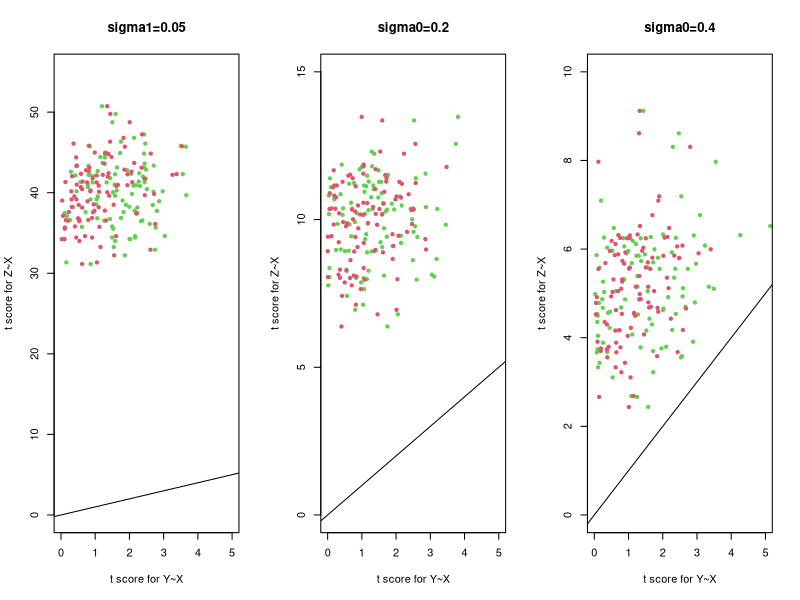

Here is the R script that generated this plot:
## ---- chunk 1
sim_factor <- function(alpha=0.2, beta1=0.4, beta2=0.3, eps1=0.2, eps2=0.4){
  res <- numeric(9L)
  names(res) <- c("beta.Z","score.Z","p.Z",
                  "beta1.x","score1.x","p1.x",
                  "beta2.x","score2.x","p2.x")
  x = rnorm(100,sd=1)
  alpha = 0.2
  beta1 = 0.3
  beta2 = 0.2
  Z = alpha*x + rnorm(100,sd=eps1)
  y1 = beta1*Z + rnorm(100,sd=eps2)
  y2 = beta2*Z + rnorm(100,sd=eps2)
  
  res[c("beta.Z","score.Z","p.Z")] <- summary(lm(Z~x))$coefficients[2,c(1,3,4)]
  
  res[c("beta1.x","score1.x","p1.x")] <- summary(lm(y1~x))$coefficients[2,c(1,3,4)]
  res[c("beta2.x","score2.x","p2.x")] <- summary(lm(y2~x))$coefficients[2,c(1,3,4)]
  
  res
}
## ---- chunk 2
library(ggplot2)
par(mfrow=c(1,3))
ress <- do.call(rbind, lapply(1:100,sim_factor,eps1=0.05))
plot(abs(ress[,"score1.x"]), abs(ress[,"score.Z"]), pch=20,
     ylim=c(0,55), xlim=c(0,5),col=3,main="sigma1=0.05",
     ylab="t score for Z~X", xlab="t score for Y~X")
points(abs(ress[,"score2.x"]), abs(ress[,"score.Z"]), pch=20,col=2)
lines(x=c(-4,6),y=c(-4,6),col=1)

ress <- do.call(rbind, lapply(1:100,sim_factor,eps1=0.2))
plot(abs(ress[,"score1.x"]), abs(ress[,"score.Z"]), main="sigma0=0.2", pch=20,
     ylim=c(0,15), xlim=c(0,5),col=3,ylab="t score for Z~X", xlab="t score for Y~X")
points(abs(ress[,"score2.x"]), abs(ress[,"score.Z"]), pch=20,col=2)
lines(x=c(-4,6),y=c(-4,6),col=1)


ress <- do.call(rbind, lapply(1:100,sim_factor,eps1=0.4))
plot(abs(ress[,"score1.x"]), abs(ress[,"score.Z"]),main="sigma0=0.4", pch=20,
     ylim=c(0,10), xlim=c(0,5),col=3,ylab="t score for Z~X", xlab="t score for Y~X")
points(abs(ress[,"score2.x"]), abs(ress[,"score.Z"]), pch=20,col=2)
lines(x=c(-4,6),y=c(-4,6),col=1)

#legend(col=c(3,2),legend = c("Y1~X","Y2~X"))
